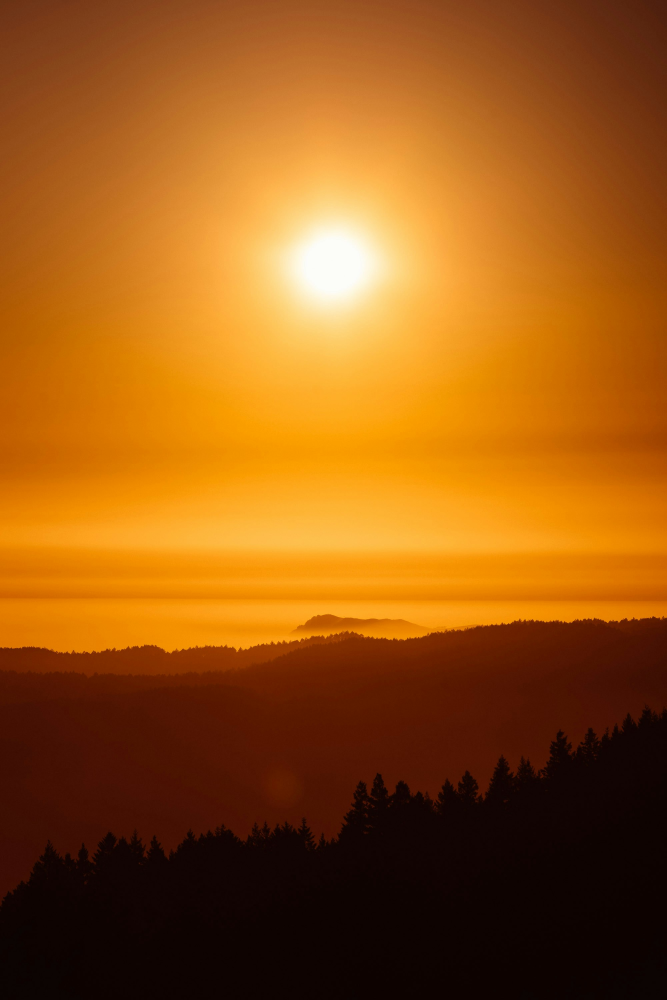
#> input picture image1.jpg, 2000 x 3000 px (shown at 1/3 size)
$ python 'draw shapes.py'
#> lines starting #> are read from the running program, lines starting #| are printed output that depends on the picture

import cv2
import numpy as np

img = cv2.imread('image1.jpg')
#> img is the input picture: shape (3000, 2000, 3); mean B, G, R 20, 86.9, 151.7
blank = np.zeros((500,500,3),dtype='uint8')
cv2.imshow('blank',blank)                     #output black sheet image

#draw rectangle
cv2.rectangle(blank, (0,0), (250,250), (0,225,0), 3)
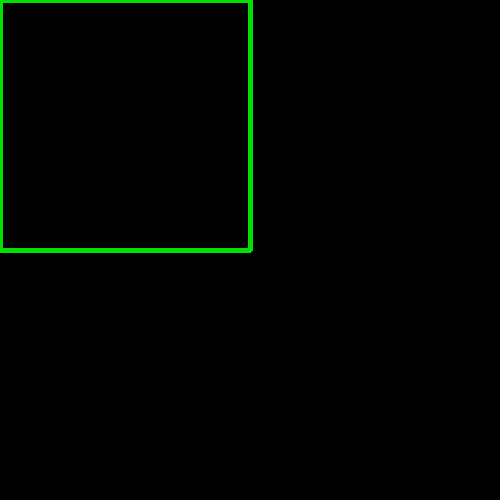
#> blank: shape (500, 500, 3); mean of channels 0, 1, 2 0, 3.6, 0; drawn as B, G, R

cv2.imshow('rectangle', blank)

#draw circle
cv2.circle(blank, (blank.shape[1]//2, blank.shape[0]//2), 50, (0,0,255), -1)

cv2.imshow('circle', blank)

#text on image
cv2.putText(blank, 'my name is divakar',(0,350),cv2.FONT_HERSHEY_TRIPLEX, 1, (0,255,0), 1)
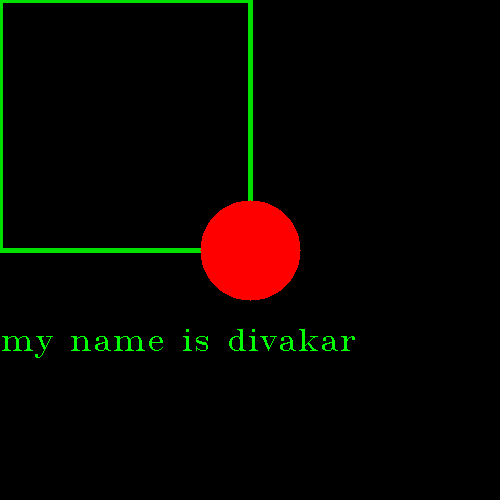
#> blank: shape (500, 500, 3); mean of channels 0, 1, 2 0, 4.6, 8; drawn as B, G, R

cv2.imshow('text', blank)

img = cv2.resize(img,(600,700))
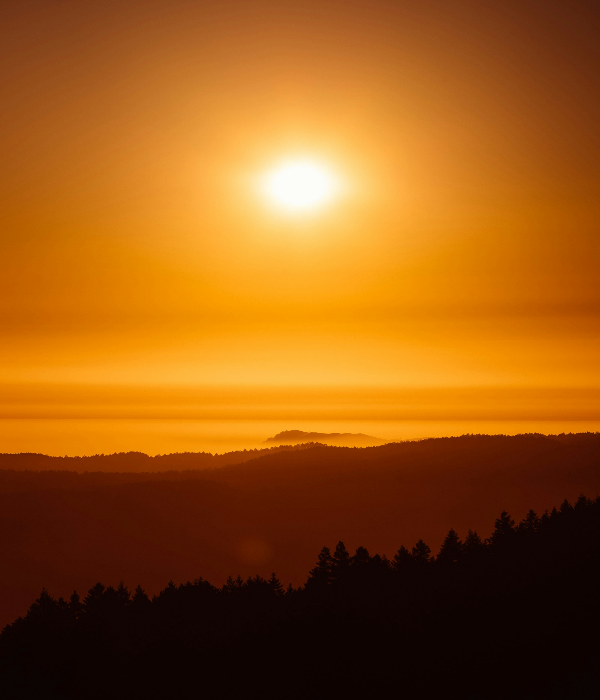
#> img: shape (700, 600, 3); mean B, G, R 20, 86.8, 151.6


#draw line
cv2.line(blank, (0,0), (400,400), (10, 92, 300), 3)
cv2.arrowedLine(blank, (0,50), (410,450), (0, 10, 200), 3) #arrow line

cv2.imshow('line', blank)


#print image certain colour
blank[200:300, 300:400] = 0,100,0   # change colour and inside small block
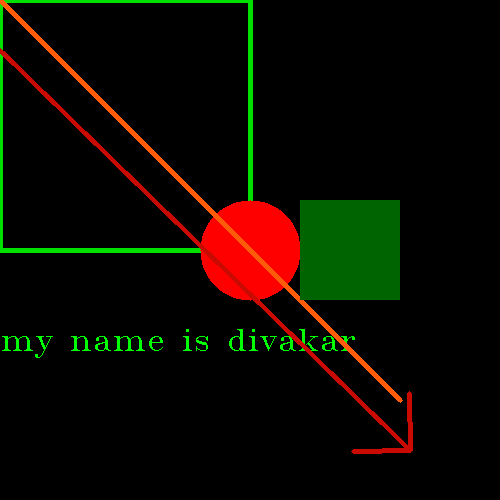
#> blank: shape (500, 500, 3); mean of channels 0, 1, 2 0.1, 9.7, 12.5; drawn as B, G, R
cv2.imshow('colour',blank)


img = cv2.imshow("shape_line",img)

cv2.waitKey(0)

$ run again, with image2.jpg copied over image1.jpg
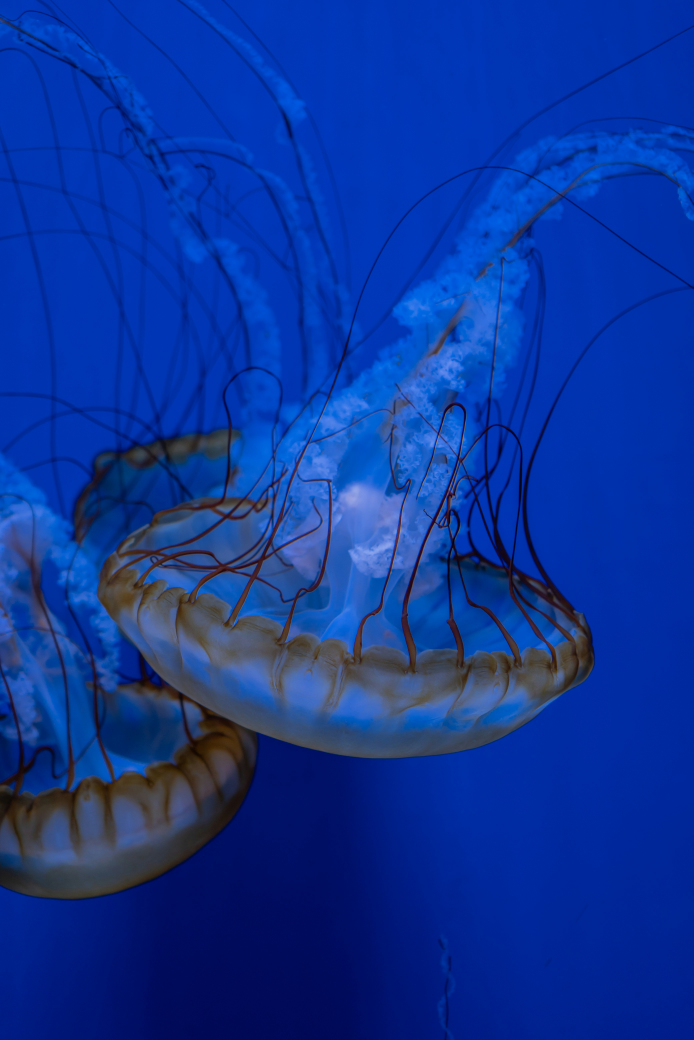
#> input picture image2.jpg, 4160 x 6240 px (shown at 1/6 size)
#> img is the input picture: shape (6240, 4160, 3); mean B, G, R 152, 52.6, 11.7
#> `img = cv2.resize(img,(600,700))`:
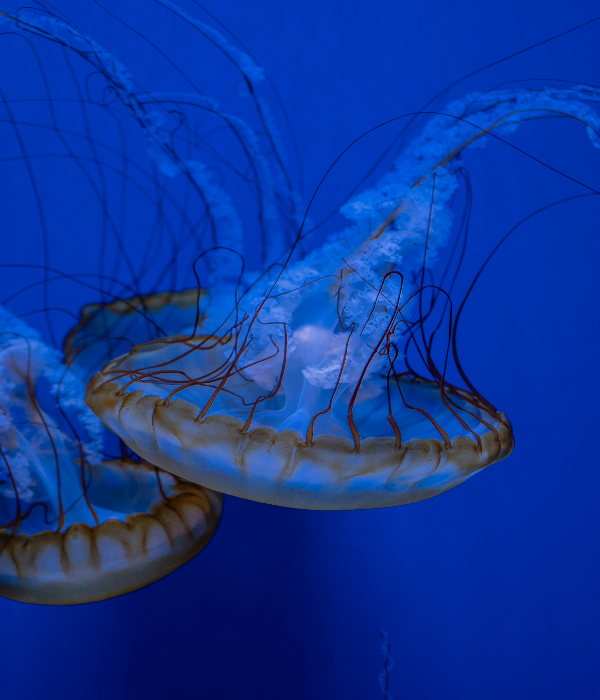
#> img: shape (700, 600, 3); mean B, G, R 151.9, 52.4, 11.6

$ run again, with img5.jpg copied over image1.jpg
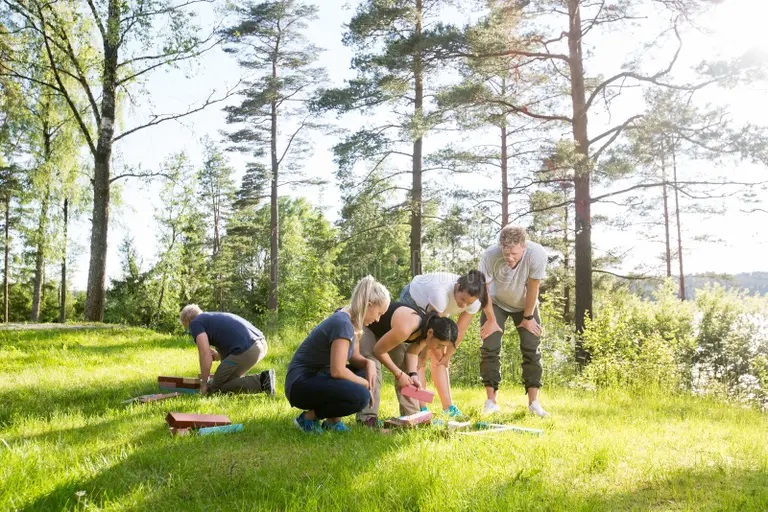
#> input picture img5.jpg, 768 x 512 px
#> img is the input picture: shape (512, 768, 3); mean B, G, R 140.7, 181.8, 177.9
#> `img = cv2.resize(img,(600,700))`:
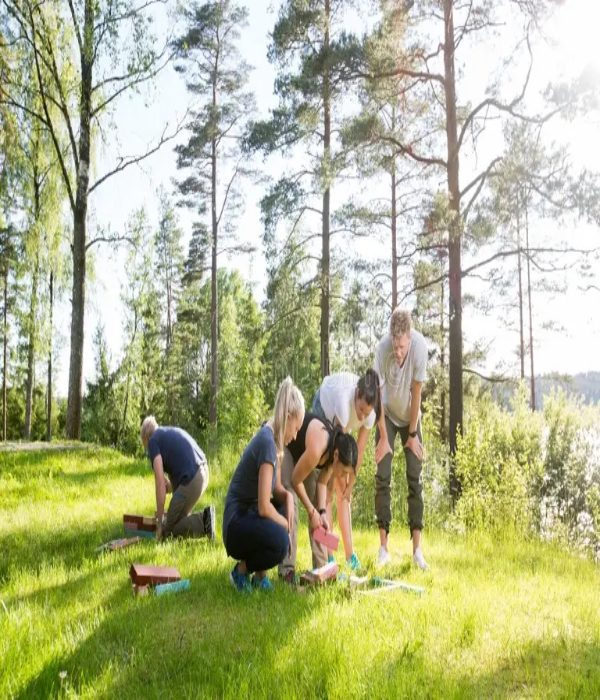
#> img: shape (700, 600, 3); mean B, G, R 140.5, 181.7, 177.8

$ run again, with img6.jpg copied over image1.jpg
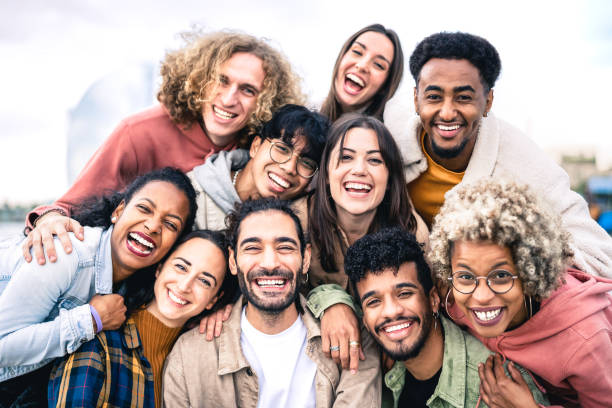
#> input picture img6.jpg, 612 x 408 px
#> img is the input picture: shape (408, 612, 3); mean B, G, R 156.2, 161.2, 181.9
#> `img = cv2.resize(img,(600,700))`:
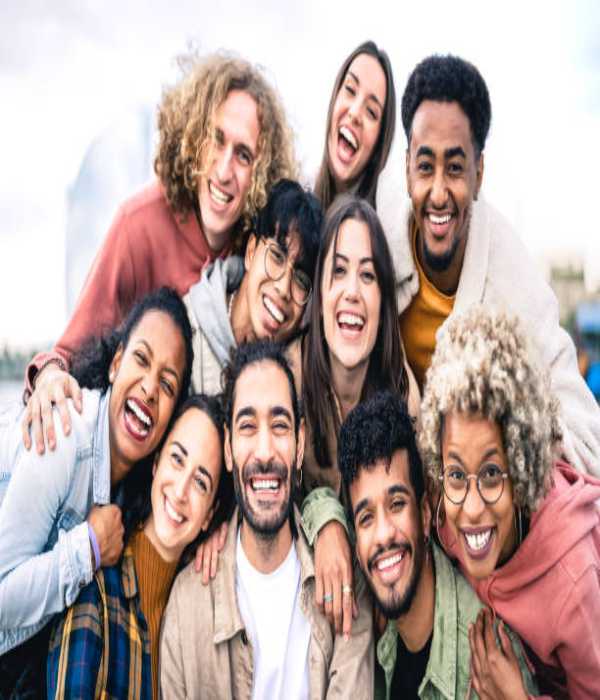
#> img: shape (700, 600, 3); mean B, G, R 156.1, 161.1, 181.8
